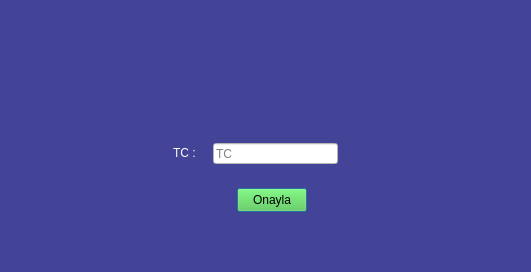
<?xml version="1.0" encoding="UTF-8"?>
<ui version="4.0">
 <class>Dialog</class>
 <widget class="QDialog" name="Dialog">
  <property name="geometry">
   <rect>
    <x>0</x>
    <y>0</y>
    <width>531</width>
    <height>272</height>
   </rect>
  </property>
  <property name="sizePolicy">
   <sizepolicy hsizetype="Ignored" vsizetype="Ignored">
    <horstretch>0</horstretch>
    <verstretch>0</verstretch>
   </sizepolicy>
  </property>
  <property name="minimumSize">
   <size>
    <width>531</width>
    <height>272</height>
   </size>
  </property>
  <property name="maximumSize">
   <size>
    <width>531</width>
    <height>272</height>
   </size>
  </property>
  <property name="windowTitle">
   <string>Hasta Sil</string>
  </property>
  <property name="styleSheet">
   <string notr="true">background-color: rgb(67, 67, 152);</string>
  </property>
  <widget class="QWidget" name="verticalLayoutWidget">
   <property name="geometry">
    <rect>
     <x>120</x>
     <y>20</y>
     <width>283</width>
     <height>211</height>
    </rect>
   </property>
   <layout class="QVBoxLayout" name="verticalLayout_3">
    <item>
     <layout class="QHBoxLayout" name="horizontalLayout_2">
      <item>
       <spacer name="horizontalSpacer">
        <property name="orientation">
         <enum>Qt::Horizontal</enum>
        </property>
        <property name="sizeHint" stdset="0">
         <size>
          <width>110</width>
          <height>20</height>
         </size>
        </property>
       </spacer>
      </item>
      <item>
       <widget class="QLabel" name="label_2">
        <property name="minimumSize">
         <size>
          <width>81</width>
          <height>81</height>
         </size>
        </property>
        <property name="maximumSize">
         <size>
          <width>81</width>
          <height>81</height>
         </size>
        </property>
        <property name="text">
         <string/>
        </property>
        <property name="pixmap">
         <pixmap>../Icons/delete.png</pixmap>
        </property>
        <property name="scaledContents">
         <bool>true</bool>
        </property>
       </widget>
      </item>
      <item>
       <spacer name="horizontalSpacer_2">
        <property name="orientation">
         <enum>Qt::Horizontal</enum>
        </property>
        <property name="sizeHint" stdset="0">
         <size>
          <width>40</width>
          <height>20</height>
         </size>
        </property>
       </spacer>
      </item>
     </layout>
    </item>
    <item>
     <layout class="QHBoxLayout" name="horizontalLayout">
      <property name="leftMargin">
       <number>0</number>
      </property>
      <property name="rightMargin">
       <number>65</number>
      </property>
      <item>
       <widget class="QLabel" name="label">
        <property name="minimumSize">
         <size>
          <width>25</width>
          <height>16</height>
         </size>
        </property>
        <property name="maximumSize">
         <size>
          <width>100</width>
          <height>20</height>
         </size>
        </property>
        <property name="styleSheet">
         <string notr="true">color: rgb(255, 255, 255);</string>
        </property>
        <property name="text">
         <string>                TC :</string>
        </property>
       </widget>
      </item>
      <item>
       <widget class="QLineEdit" name="tc_lineEdit">
        <property name="minimumSize">
         <size>
          <width>125</width>
          <height>21</height>
         </size>
        </property>
        <property name="maximumSize">
         <size>
          <width>125</width>
          <height>21</height>
         </size>
        </property>
        <property name="styleSheet">
         <string notr="true">color: rgb(0,0,0);
background-color: rgb(255, 255, 255);</string>
        </property>
        <property name="text">
         <string/>
        </property>
        <property name="placeholderText">
         <string>TC</string>
        </property>
       </widget>
      </item>
     </layout>
    </item>
    <item>
     <layout class="QHBoxLayout" name="horizontalLayout_3">
      <property name="leftMargin">
       <number>20</number>
      </property>
      <item>
       <spacer name="horizontalSpacer_3">
        <property name="orientation">
         <enum>Qt::Horizontal</enum>
        </property>
        <property name="sizeHint" stdset="0">
         <size>
          <width>40</width>
          <height>20</height>
         </size>
        </property>
       </spacer>
      </item>
      <item>
       <widget class="QPushButton" name="onayla_Btn">
        <property name="sizePolicy">
         <sizepolicy hsizetype="Fixed" vsizetype="Fixed">
          <horstretch>0</horstretch>
          <verstretch>0</verstretch>
         </sizepolicy>
        </property>
        <property name="minimumSize">
         <size>
          <width>30</width>
          <height>24</height>
         </size>
        </property>
        <property name="maximumSize">
         <size>
          <width>70</width>
          <height>24</height>
         </size>
        </property>
        <property name="styleSheet">
         <string notr="true">background-color: rgb(77, 204, 62);</string>
        </property>
        <property name="text">
         <string>Onayla</string>
        </property>
       </widget>
      </item>
      <item>
       <spacer name="horizontalSpacer_4">
        <property name="orientation">
         <enum>Qt::Horizontal</enum>
        </property>
        <property name="sizeHint" stdset="0">
         <size>
          <width>40</width>
          <height>20</height>
         </size>
        </property>
       </spacer>
      </item>
     </layout>
    </item>
   </layout>
  </widget>
 </widget>
 <resources>
  <include location="../Icons/main.qrc"/>
  <include location="../Icons/hasta.qrc"/>
 </resources>
 <connections/>
</ui>
